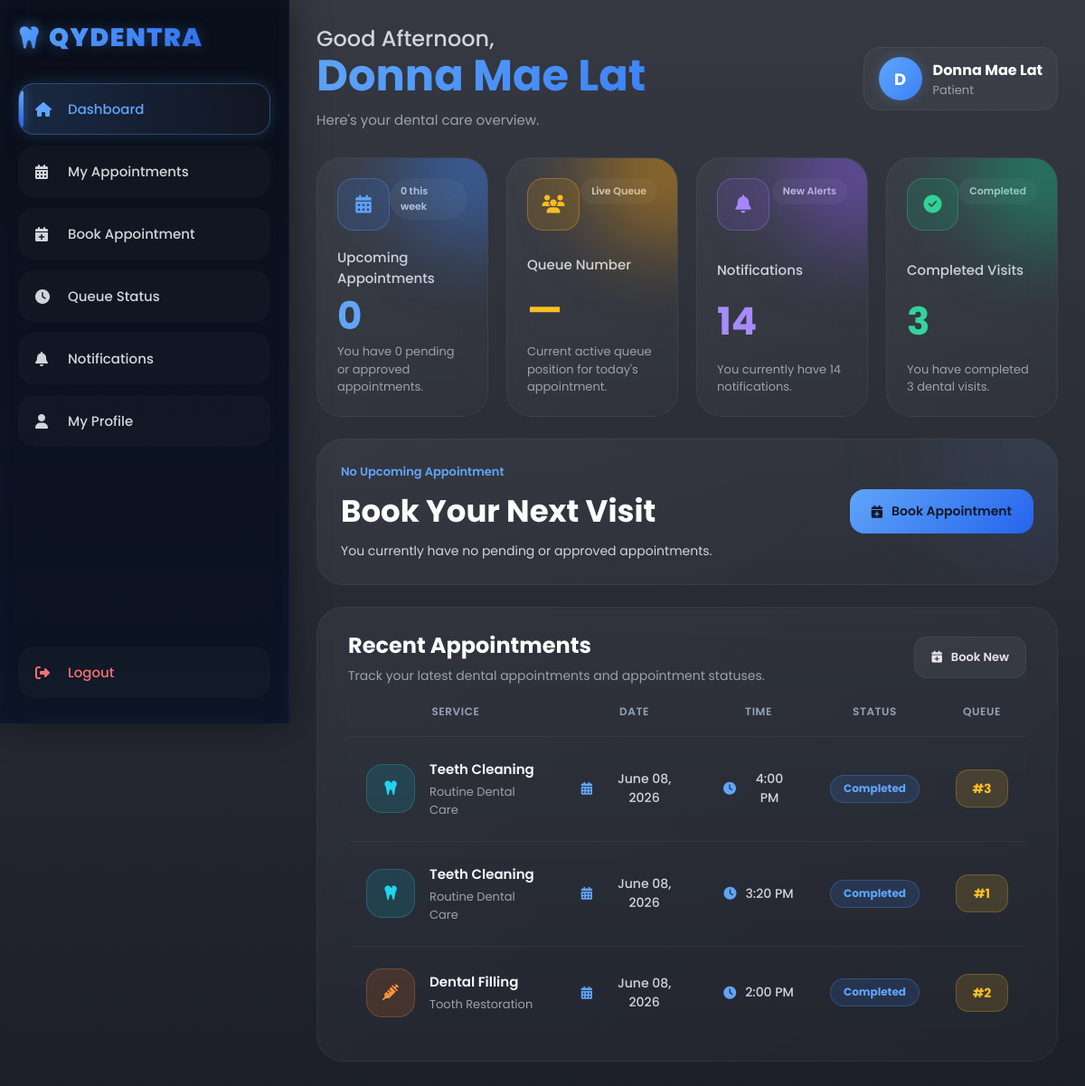
The app's page /patient/dashboard.php (signed in) with its own data.
### tables this page shows
CREATE TABLE `appointments` (
  `appointment_id` varchar(10) NOT NULL,
  `patient_id` varchar(10) DEFAULT NULL,
  `service_type` varchar(100) DEFAULT NULL,
  `service_desc` varchar(150) DEFAULT NULL,
  `appointment_date` date DEFAULT NULL,
  `appointment_time` varchar(50) DEFAULT NULL,
  `status` enum('Pending','Approved','In Progress','Completed','Cancelled') DEFAULT 'Pending',
  `queue_number` int(11) DEFAULT NULL,
  `notes` text DEFAULT NULL,
  `created_at` timestamp NOT NULL DEFAULT current_timestamp(),
  `dentist_notes` text DEFAULT NULL,
  `prescription` text DEFAULT NULL,
  `medical_history` text DEFAULT NULL,
  `odontogram_data` text DEFAULT NULL,
  PRIMARY KEY (`appointment_id`),
  KEY `patient_id` (`patient_id`),
  CONSTRAINT `appointments_ibfk_1` FOREIGN KEY (`patient_id`) REFERENCES `patients` (`patient_id`)
);

### patient/dashboard.php (the view, shortened to what this page needs)
<?php
include("../includes/auth_check.php");
$user_id = $_SESSION['user_id'];
$thisWeekQuery = mysqli_query($conn,"
SELECT COUNT(*) AS total
FROM appointments
WHERE patient_id='$user_id'
AND status IN ('Pending','Approved')
AND YEARWEEK(appointment_date, 1) = YEARWEEK(CURDATE(), 1)
");
$thisWeekCount = mysqli_fetch_assoc($thisWeekQuery)['total'];
$upcomingQuery = mysqli_query($conn,"
SELECT COUNT(*) AS total
FROM appointments
WHERE patient_id='$user_id'
AND status IN ('Pending','Approved')
");
$upcomingCount = mysqli_fetch_assoc($upcomingQuery)['total'];
$completedQuery = mysqli_query($conn,"
SELECT COUNT(*) AS total
FROM appointments
WHERE patient_id='$user_id'
AND status='Completed'
");
$completedCount = mysqli_fetch_assoc($completedQuery)['total'];
$notifQuery = mysqli_query($conn,"
SELECT COUNT(*) AS total
FROM patient_notifications
WHERE patient_id='$user_id'
AND is_read = 0
");
$notifCount = mysqli_fetch_assoc($notifQuery)['total'];
$queueQuery = mysqli_query($conn,"
SELECT queue_number
FROM appointments
WHERE patient_id='$user_id'
AND status='Approved'
ORDER BY appointment_date ASC, appointment_time ASC
LIMIT 1
");
$queueData = mysqli_fetch_assoc($queueQuery);
$currentQueue = $queueData['queue_number'] ?? '—';
$appointmentQuery = mysqli_query($conn,"
SELECT *
FROM appointments
WHERE patient_id='$user_id'
AND status IN ('Pending','Approved')
ORDER BY appointment_date ASC, appointment_time ASC
LIMIT 1
");
$nextAppointment = mysqli_fetch_assoc($appointmentQuery);
?>
<?php include("../includes/header.php"); ?>
<body>
<?php include("../includes/sidebar.php"); ?>
<div class="main">
<?php include("../includes/topbar.php"); ?>
<div class="cards">
<div class="card hover-glow"
onclick="window.location.href='appointments.php'">
<div class="card-top">
<div class="card-icon">
<i class="fa-solid fa-calendar-days"></i>
</div>
<div class="card-badge">
<?php
echo ($thisWeekCount > 0)
    ? "+" . $thisWeekCount . " this week"
    : "0 this week";
?>
</div>
</div>
<h3>
Upcoming Appointments
</h3>
<h1>
<?php echo $upcomingCount; ?>
</h1>
<p>
You have <?php echo $upcomingCount; ?> pending or approved appointment<?php echo ($upcomingCount != 1 ? 's' : ''); ?>.
</p>
</div>
<div class="card hover-glow"
onclick="window.location.href='queue.php'">
<div class="card-top">
<div class="card-icon">
<i class="fa-solid fa-users"></i>
</div>
<div class="card-badge">
Live Queue
</div>
</div>
<h3>
Queue Number
</h3>
<h1>
<?php
echo ($currentQueue !== '—')
? '#'.$currentQueue
: '—';
?>
</h1>
<p>
Current active queue position for today's appointment.
</p>
</div>
<div class="card hover-glow"
onclick="window.location.href='patient_notifications.php'">
<div class="card-top">
<div class="card-icon">
<i class="fa-solid fa-bell"></i>
</div>
<div class="card-badge">
New Alerts
</div>
</div>
<h3>
Notifications
</h3>
<h1>
<?php echo $notifCount; ?>
</h1>
<p>
You currently have <?php echo $notifCount; ?> notification<?php echo ($notifCount != 1 ? 's' : ''); ?>.
</p>
</div>
<div class="card hover-glow"
onclick="window.location.href='appointments.php'">
<div class="card-top">
<div class="card-icon">
<i class="fa-solid fa-circle-check"></i>
</div>
<div class="card-badge">
Completed
</div>
</div>
<h3>
Completed Visits
</h3>
<h1>
<?php echo $completedCount; ?>
</h1>
<p>
You have completed <?php echo $completedCount; ?> dental visit<?php echo ($completedCount != 1 ? 's' : ''); ?>.
</p>
</div>
</div>
<?php if($nextAppointment){ ?>
<div class="appointment-card">
<div class="appointment-left">
<div class="appointment-image">
<img src="https://images.unsplash.com/photo-1629909613654-28e377c37b09?q=80&w=1932&auto=format&fit=crop">
</div>
<div class="appointment-info">
<p class="appointment-label">
Upcoming Appointment
</p>
<h2>
<?php echo $nextAppointment['service_type']; ?>
</h2>
<p class="doctor-name">
Status:
<?php echo ucfirst($nextAppointment['status']); ?>
</p>
<div class="appointment-details">
<div class="detail-item">
<i class="fa-solid fa-calendar-days"></i>
<span>
<?php echo date("F d, Y", strtotime($nextAppointment['appointment_date'])); ?>
</span>
</div>
<div class="detail-item">
<i class="fa-solid fa-clock"></i>
<span>
<?php echo date("g:i A", strtotime($nextAppointment['appointment_time'])); ?>
</span>
</div>
<div class="detail-item">
<i class="fa-solid fa-hashtag"></i>
<span>
<?php
if(!empty($nextAppointment['queue_number'])){
    echo "Queue #".$nextAppointment['queue_number'];
}
else{
    echo "Queue Pending";
}
?>
</span>
</div>
</div>
</div>
</div>
<button
class="primary-btn"
onclick="window.location.href='appointments.php'">
<i class="fa-solid fa-arrow-up-right-from-square"></i>
View Details
</button>
</div>
<?php } else { ?>
<div class="appointment-card">
<div class="appointment-left">
<div class="appointment-info">
<p class="appointment-label">
No Upcoming Appointment
</p>
<h2>
Book Your Next Visit
</h2>
<p class="doctor-name">
You currently have no pending or approved appointments.
</p>
</div>
</div>
<button
class="primary-btn"
onclick="window.location.href='book_appointment.php'">
<i class="fa-solid fa-calendar-plus"></i>
Book Appointment
</button>
</div>
<?php } ?>
<div class="table-container">
<div class="table-header">
<div>
<h2>
Recent Appointments
</h2>
<p>
Track your latest dental appointments and appointment statuses.
</p>
</div>
<button class="table-btn"
onclick="window.location.href='book_appointment.php'">
<i class="fa-solid fa-calendar-plus"></i>
Book New
</button>
</div>
<table>
<thead>
<tr>
    <th>Service</th>
    <th>Date</th>
    <th>Time</th>
    <th>Status</th>
    <th>Queue</th>
</tr>
</thead>
<tbody>
<?php
$historyQuery = mysqli_query($conn,"
SELECT *
FROM appointments
WHERE patient_id='$user_id'
ORDER BY appointment_date DESC, appointment_time DESC
LIMIT 5
");
if(mysqli_num_rows($historyQuery) > 0){
while($row = mysqli_fetch_assoc($historyQuery)){
$service = strtolower($row['service_type']);
$icon = "fa-tooth";
$serviceClass = "cleaning";
$serviceDesc = "Routine Dental Care";
if(str_contains($service,"consultation")){
    $icon = "fa-user-doctor";
    $serviceClass = "consultation";
    $serviceDesc = "Initial Checkup";
}
elseif(str_contains($service,"cleaning")){
    $icon = "fa-tooth";
    $serviceClass = "cleaning";
    $serviceDesc = "Routine Dental Care";
}
elseif(str_contains($service,"checkup")){
    $icon = "fa-stethoscope";
    $serviceClass = "checkup";
    $serviceDesc = "General Oral Exam";
}
elseif(str_contains($service,"filling")){
    $icon = "fa-syringe";
    $serviceClass = "filling";
    $serviceDesc = "Tooth Restoration";
}
elseif(str_contains($service,"braces")){
    $icon = "fa-teeth";
    $serviceClass = "braces";
    $serviceDesc = "Orthodontic Assessment";
}
elseif(str_contains($service,"extraction")){
    $icon = "fa-teeth-open";
    $serviceClass = "extraction";
    $serviceDesc = "Tooth Removal";
}
?>
<tr>
<td>
<div class="service-info">
<div class="service-icon <?php echo $serviceClass; ?>">
<i class="fa-solid <?php echo $icon; ?>"></i>
</div>
<div>
<h4>
<?php echo $row['service_type']; ?>
</h4>
<p>
<?php echo $serviceDesc; ?>
</p>
</div>
</div>
</td>
<td>
<div class="table-date">
<i class="fa-solid fa-calendar-days"></i>
<?php echo date("F d, Y", strtotime($row['appointment_date'])); ?>
</div>
</td>
<td>
<div class="table-date">
<i class="fa-solid fa-clock"></i>
<?php echo date("g:i A", strtotime($row['appointment_time'])); ?>
</div>
</td>
<td>
<div class="status-pill <?php echo strtolower(str_replace(" ", "-", $row["status"])); ?>">
<?php echo ucfirst($row['status']); ?>
</div>
</td>
<td>
<div class="queue-pill">
<?php
if(!empty($row['queue_number'])){
    echo "#".$row['queue_number'];
}
else{
    echo "—";
}
?>
</div>
</td>
</tr>
<?php
}
} ?>
</tbody>
</table>
</div>
</div>
</body>
</html>

### records on screen
appointments: service_type "Teeth Cleaning", service_type "Routine Dental Care", appointment_date "June 08, 2026", appointment_time "4:00 PM", status "Completed", queue_number "3"
appointments: service_type "Teeth Cleaning", service_type "Routine Dental Care", appointment_date "June 08, 2026", appointment_time "3:20 PM", status "Completed", queue_number "1"
appointments: service_type "Dental Filling", service_type "Tooth Restoration", appointment_date "June 08, 2026", appointment_time "2:00 PM", status "Completed", queue_number "2"

### other values on screen
$greeting "Good Afternoon"
$name "Donna Mae Lat"
$initial "D"
$upcomingCount "0"
$notifCount "14"
$completedCount "3"
